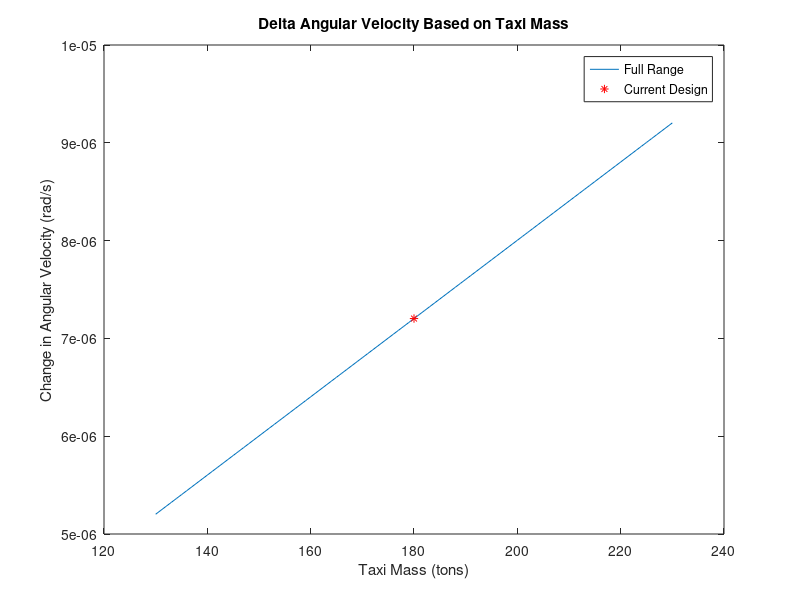
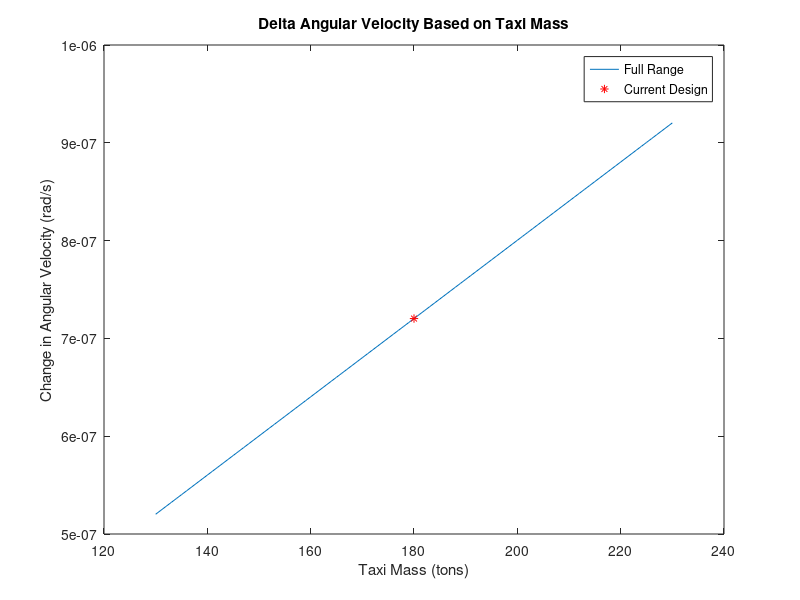
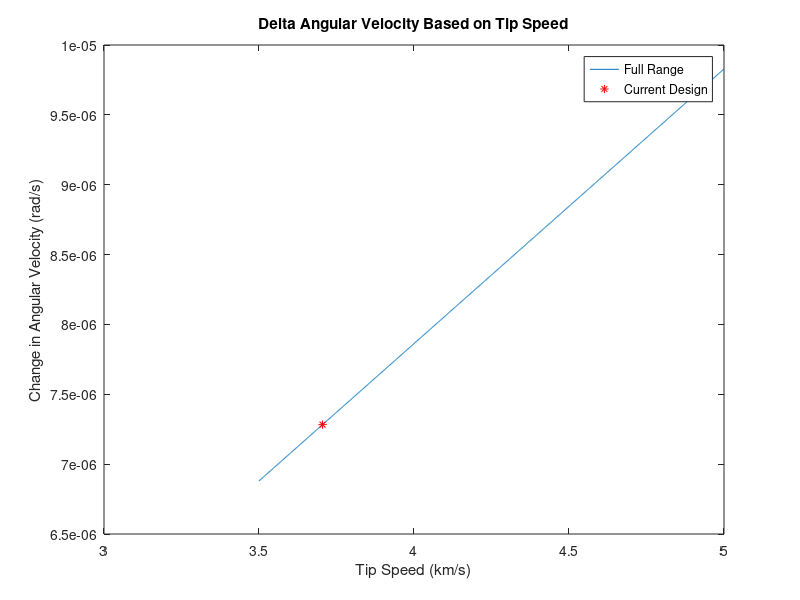
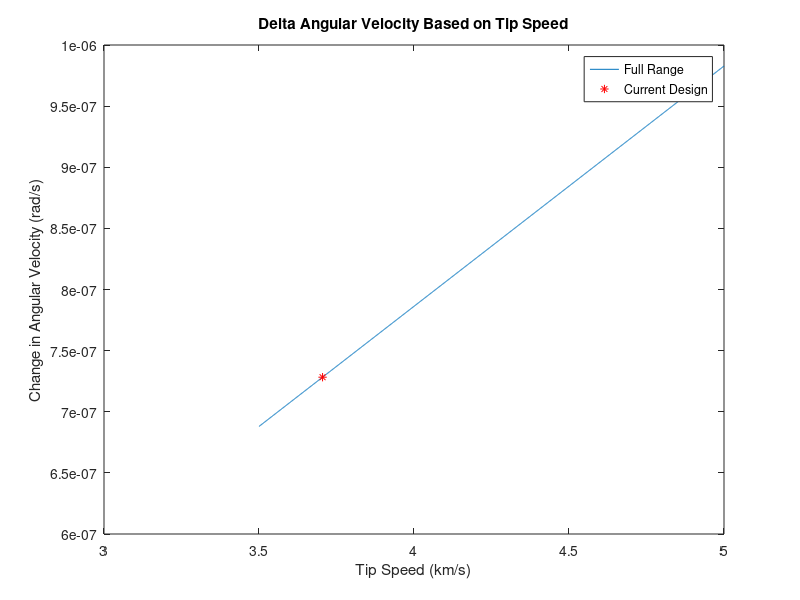

These charts were generated, in order, by the following MATLAB code:
clearvars
clc
format long

G = 6.67*10^(-11);  %universal gravitational constant in m^3/(kg*s^2)

%% Data of Phobos
rho_phobos = 2*100^3 / 1000;    %density of Phobos in kg/m^3
axis1_phobos = 13500;   %m
axis2_phobos = 10800;   %m
axis3_phobos = 9400;     %m
avg_short_axis = 10000; %m
P_phobos = 9.5738*3600; %period of Phobos rotation about axis in seconds
omega_phobos = 2*pi/P_phobos;   %rotation rate of Phobos about axis in rad/s

v_phobos = 4*pi*axis1_phobos*axis2_phobos*axis3_phobos/3;   %volume of phobos in m^3
m_phobos = rho_phobos*v_phobos;  %kg
omega_escape = (2*G*m_phobos)^.5/(axis1_phobos/2)^1.5  %rotation rate for escape velocity on Phobos

%% Data of Tether
m_taxi = 182*10^6;  %mass of taxi in kg
m_taxi_range = [130:230]*10^6;
r_tether = 700*10^3;    %length of tether in m
tip_speed = 3.7051*1000;    %m/s
tip_speed_range = [3.5:.001:5]*1000; %m/s
m_tether = 21126;   %kg
spin_up_time = 6.3*60;   %spin up time in s

%% Momenta Calculations
I_phobos = m_phobos*(1/5)*(axis1_phobos^2 + avg_short_axis^2);  %moment of inertia of Phobos in kg*m^2
H_phobos = I_phobos*omega_phobos;   %angular momentum of phobos in kg*m^2/s

omega_tether_omega = tip_speed/r_tether;  %rotation rate of tether in rad/s
omega_tether_mass = tip_speed_range/r_tether;
H_taxi_point_omega = m_taxi_range*r_tether^2 * omega_tether_omega;  %angular momentum of taxi assuming that one taxi modeled as a point mass rotates on a massless tether
H_taxi_point_mass = m_taxi*r_tether^2 * omega_tether_mass;
H_tether_omega = m_tether*(r_tether/3)^2 * omega_tether_omega;  %angular momentum of tether itself assuming that the mass is centered at R/3
H_tether_mass = m_tether*(r_tether/3)^2 * omega_tether_mass;
%% Maximum Torque on Tether and Taxi
d_omega_dt_max_tether_omega = 10*omega_tether_omega/spin_up_time;  %maximum rate of change of angular velocity in rad/s^2
d_omega_dt_max_tether_mass = 10*omega_tether_mass/spin_up_time;
T_max_spin_omega = (m_taxi_range*r_tether^2 + m_tether*(r_tether/3)^2)*d_omega_dt_max_tether_omega;   %maximum torque on tether and taxi in N*m
T_max_spin_mass = (m_taxi*r_tether^2 + m_tether*(r_tether/3)^2)*d_omega_dt_max_tether_mass;

%% Maximum Rate of Change of Phobos Rotation Rate from Spin up or Down
d_omega_dt_max_Phobos_spin_omega = T_max_spin_omega/I_phobos; %maximum rate of change of angular velocity of Phobos as a result of tether spin in rad/s^2
d_omega_dt_max_Phobos_spin_mass = T_max_spin_mass/I_phobos;
d_omega_spin_omega = d_omega_dt_max_Phobos_spin_omega*spin_up_time; %maximum change in angular velocity of Phobos in rad/s
d_omega_spin_mass = d_omega_dt_max_Phobos_spin_mass*spin_up_time;

%% Maximum Rate of Change of Phobos Rotation Rate from Taxi Attachment or Detachment
T_max_attach_omega = H_taxi_point_omega;   %maximum torque from taxi leaving or joining tether assuming 1 second encounter time
T_max_attach_mass = H_taxi_point_mass;
d_omega_dt_phobos_taxi_omega = T_max_attach_omega/I_phobos;    %rate of change of angular velocity of Phobos as a result of taxi encounter in rad/s^2
d_omega_dt_phobos_taxi_mass = T_max_attach_mass/I_phobos;
d_omega_taxi_omega = d_omega_dt_phobos_taxi_omega;  %change in angular velocity of Phobos due to taxi encounter assuming the encounter takes 1 s
d_omega_taxi_mass = d_omega_dt_phobos_taxi_mass;

%% Print Current Design
omega_phobos
d_omega_taxi_omega(51)
d_omega_spin_omega(51)

percent_change_taxi = d_omega_taxi_omega(51)*100/omega_phobos
percent_change_spin = d_omega_spin_omega(51)*100/omega_phobos 
%% Generate Plots

figure(1) % Change due to spin up and down
plot(m_taxi_range/10^6, d_omega_spin_omega)
hold on
plot(m_taxi_range(51)/10^6, d_omega_spin_omega(51), 'r*')
xlabel('Taxi Mass (tons)')
ylabel('Change in Angular Velocity (rad/s)')
title('Delta Angular Velocity Based on Taxi Mass')
legend('Full Range', 'Current Design', 'location', 'best')

figure(2) % Change due to spin up and down
plot(m_taxi_range/10^6, d_omega_taxi_omega)
hold on
plot(m_taxi_range(51)/10^6, d_omega_taxi_omega(51), 'r*')
xlabel('Taxi Mass (tons)')
ylabel('Change in Angular Velocity (rad/s)')
title('Delta Angular Velocity Based on Taxi Mass')
legend('Full Range', 'Current Design', 'location', 'best')

figure(3) % Change due to spin up and down
plot(tip_speed_range/1000, d_omega_spin_mass)
hold on
plot(tip_speed_range(206)/10^3, d_omega_spin_mass(206), 'r*')
xlabel('Tip Speed (km/s)')
ylabel('Change in Angular Velocity (rad/s)')
title('Delta Angular Velocity Based on Tip Speed')
legend('Full Range', 'Current Design', 'location', 'best')

figure(4) % Change due to spin up and down
plot(tip_speed_range/10^3, d_omega_taxi_mass)
hold on
plot(tip_speed_range(206)/10^3, d_omega_taxi_mass(206), 'r*')
xlabel('Tip Speed (km/s)')
ylabel('Change in Angular Velocity (rad/s)')
title('Delta Angular Velocity Based on Tip Speed')
legend('Full Range', 'Current Design', 'location', 'best')